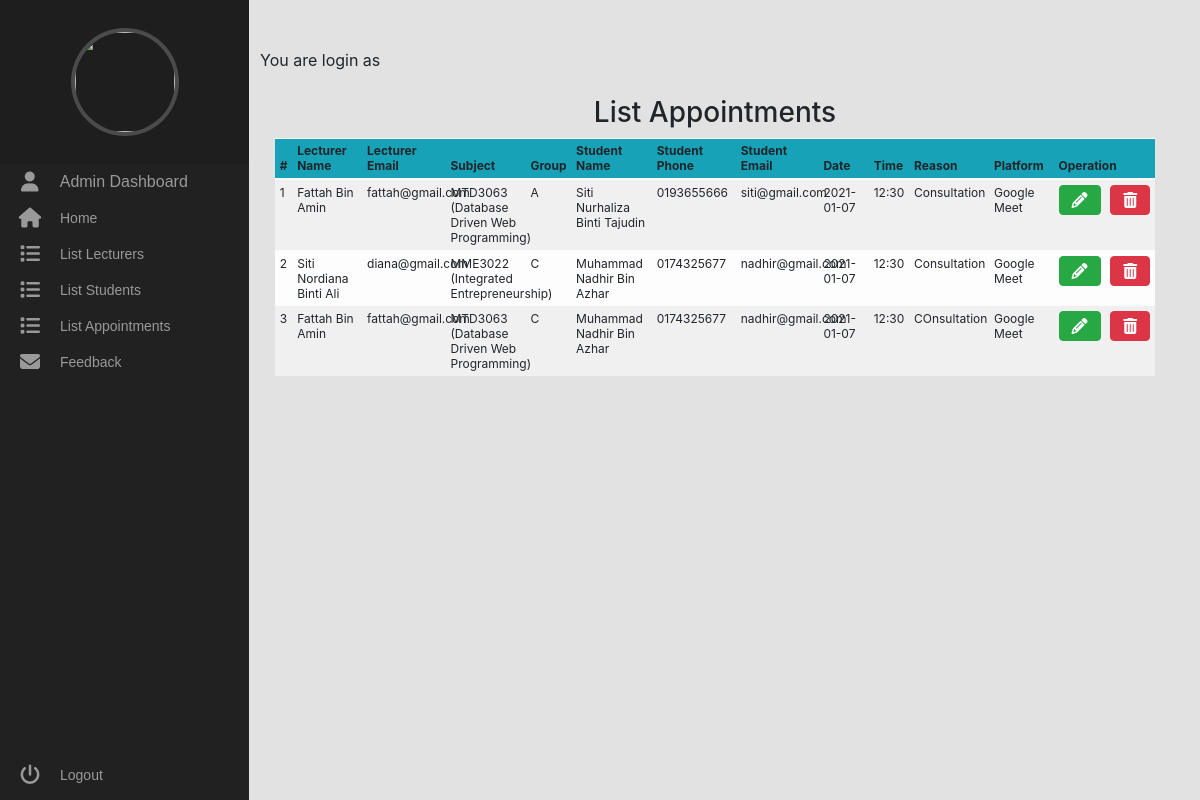
The app's page /PHP/admin/listappointment.php with its own data.
### tables this page shows
CREATE TABLE `booking` (
  `id` int(11) NOT NULL,
  `lecturername` varchar(40) NOT NULL,
  `lectureremail` varchar(25) NOT NULL,
  `subject` varchar(150) NOT NULL,
  `groupclass` varchar(2) NOT NULL,
  `matric` varchar(12) NOT NULL,
  `studentname` varchar(40) NOT NULL,
  `studentphone` varchar(12) NOT NULL,
  `studentemail` varchar(25) NOT NULL,
  `date` varchar(15) NOT NULL,
  `time` varchar(30) NOT NULL,
  `reason` varchar(200) NOT NULL,
  `platform` varchar(50) NOT NULL,
  `status` int(11) NOT NULL DEFAULT 0
);

### PHP/admin/listappointment.php (the view, shortened to what this page needs)
<?php include('dashboard.php'); ?>
<head>
  <link rel="stylesheet" href="../../CSS/bootstrap.min.css" />
  <link rel="stylesheet" href="../../CSS/style.css" />
</head>
<?php
	$conn = new mysqli('localhost', 'root', '', 'final');
	$result = $conn->query("SELECT * FROM booking") or die($conn->error());
?>
<div class="main">
<div class = "container text-center">
<h3>List Appointments</h3>
			<div class = "d-flex table-data ">
			<table class ="table table-striped table-light table-sm text-sm">
				<thead class ="bg-info">
					<tr>
						<th>#</th>
						<th class="col-auto">Lecturer Name</th>
						<th class="col-auto">Lecturer Email</th>
						<th  class="col-md-auto">Subject</th>
                        <th  class="col-md-auto">Group</th>
                        <th>Student Name</th>
                        <th>Student Phone</th>
						<th>Student Email</th>
						<th>Date</th>
                        <th>Time</th>
                        <th>Reason</th>
						<th>Platform</th>
						<th colspan="2">Operation</th>
					</tr>
				</thead>
			<?php
			$i = 0;
				while ($row = $result->fetch_array()):
					$lecturername = $row['lecturername'];
                    $lectureremail = $row['lectureremail'];
                    $subject = $row['subject'];
                    $groupclass = $row['groupclass'];
                    $studentname = $row['studentname'];
					$studentphone = $row['studentphone'];
                    $studentemail = $row['studentemail'];
                    $date = $row['date'];
                    $time = $row['time'];
                    $reason = $row['reason'];
                    $platform = $row['platform'];
			$i++;
			?>
					<tr>
						<td><?php echo $i; ?></td>
						<td><?php echo $lecturername; ?></td>
						<td><?php echo $lectureremail ?></td>
                        <td><?php echo $subject; ?></td>
                        <td><?php echo $groupclass; ?></td>
						<td><?php echo $studentname ?></td>
                        <td><?php echo $studentphone; ?></td>
                        <td><?php echo $studentemail; ?></td>
						<td><?php echo $date ?></td>
                        <td><?php echo $time; ?></td>
                        <td><?php echo $reason ?></td>
                        <td><?php echo $platform; ?></td>
                <td><button title="Update" type="button" class="btn btn-success" aria-label="Left Align" onclick="location.href='updateDataAdmin.php?id=<?php echo $row['id']?>'">
				<i class="fas fa-pencil-alt" aria-label="true"></i>
				</button>
				<td><button title="Delete" type="button" class="btn btn-danger" aria-label="Left Align" onclick="location.href='delete.php?id=<?php echo $row['id']?>'">
					<i class="fas fa-trash-alt" aria-label="true"></i>
				</button>
			    </td>
					</tr>
				<?php endwhile; ?>
			</table>
		</div>
</div>

### CSS/style.css (style rules this page uses)
.main { margin-left: 230px; padding: 0px 30px; }

### CSS/dashboard.css (style rules this page uses)
body { background: #f8f8f8; }

### PHP/admin/listappointment.php (style rules this page uses)
td { max-width: 80px !important; text-overflow: ellipsis; }
.table { font-size: 12px; }

### records on screen
booking: lecturername "Fattah Bin Amin", lectureremail "fattah@gmail.com", subject "MTD3063 (Database Driven Web Programming)", groupclass "A", studentname "Siti Nurhaliza Binti Tajudin", studentphone "0193655666", studentemail "siti@gmail.com", date "2021-01-07", time "12:30", reason "Consultation", platform "Google Meet"
booking: lecturername "Siti Nordiana Binti Ali", lectureremail "diana@gmail.com", subject "MME3022 (Integrated Entrepreneurship)", groupclass "C", studentname "Muhammad Nadhir Bin Azhar", studentphone "0174325677", studentemail "nadhir@gmail.com", date "2021-01-07", time "12:30", reason "Consultation", platform "Google Meet"
booking: lecturername "Fattah Bin Amin", lectureremail "fattah@gmail.com", subject "MTD3063 (Database Driven Web Programming)", groupclass "C", studentname "Muhammad Nadhir Bin Azhar", studentphone "0174325677", studentemail "nadhir@gmail.com", date "2021-01-07", time "12:30", reason "COnsultation", platform "Google Meet"
